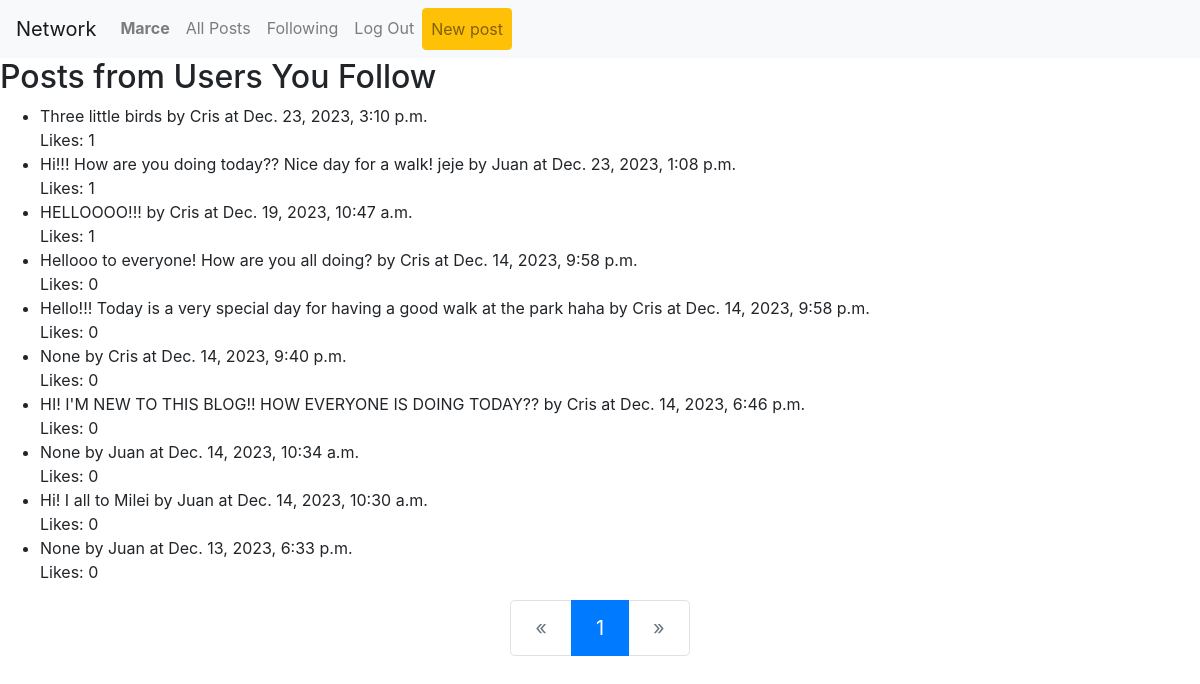
The app's page /following/ (signed in) with its own data.
### network/models.py (models this page shows, shortened)
class User(AbstractUser):
    pass
    def __str__(self):
        return f"{self.username}"

class Post(models.Model):
    post = models.CharField(max_length=280, null=True, blank=True)
    created_by = models.ForeignKey(User, on_delete=models.CASCADE)
    created_date = models.DateTimeField(auto_now_add=True)
    likes = models.ManyToManyField(User, blank=True, related_name="liked_user", verbose_name="Likes")

### network/views.py (the view)
# urls.py: path('following/', views.following_posts, name="following"),
@login_required
def following_posts(request):
    user_profile = UserProfile.objects.get(user=request.user)
    following_users = user_profile.following_users.all()
    posts = Post.objects.filter(created_by__in=following_users).order_by("-created_date")
    paginator = Paginator(posts, 10)
    if request.GET.get("page") != None:
        try:
            posts = paginator.page(request.GET.get("page"))
        except:
            posts = paginator.page(1)
    else:
        posts = paginator.page(1)
    return render(request, 'network/following.html', {'posts': posts})

### network/templates/network/following.html (shortened to what this page needs)
{% extends "network/layout.html" %}
{% block body %}
<h2>Posts from Users You Follow</h2>
{% if posts %}
  <ul>
    {% for post in posts %}
      <li>
        {{ post.post }} by {{ post.created_by }} at {{ post.created_date }}
        <br>
        Likes: {{ post.likes.count }}
      </li>
    {% endfor %}
  </ul>
{% else %}
  <p>No posts available.</p>
{% endif %}
<div class="d-flex justify-content-center my-3">
  <nav aria-label="Page navigation">
      <ul class="pagination pagination-lg">
          {% if posts.has_previous %}
          <li class="page-item">
              <a class="page-link" href="?page={{ posts.previous_page_number }}" aria-label="Previous">
                  <span aria-hidden="true">&laquo;</span>
                  <span class="sr-only">Previous</span>
              </a>
          </li>
          {% else %}
          <li class="page-item disabled">
              <a class="page-link" href="#" aria-label="Previous">
                  <span aria-hidden="true">&laquo;</span>
              </a>
          </li>
          {% endif %}
          {% for i in posts.paginator.page_range %}
          <li class="page-item {% if i == posts.number %}active{% endif %}">
              <a class="page-link" href="?page={{ i }}">{{ i }}</a>
          </li>
          {% endfor %}
          {% if posts.has_next %}
          <li class="page-item">
              <a class="page-link" href="?page={{ posts.next_page_number }}" aria-label="Next">
                  <span aria-hidden="true">&raquo;</span>
                  <span class="sr-only">Next</span>
              </a>
          </li>
          {% else %}
          <li class="page-item disabled">
              <a class="page-link" href="#" aria-label="Next">
                  <span aria-hidden="true">&raquo;</span>
              </a>
          </li>
          {% endif %}
      </ul>
  </nav>
</div>
{% endblock %}

### network/templates/network/layout.html (shortened to what this page needs)
{% load static %}
<!DOCTYPE html>
<html lang="en">
    <head>
        <link rel="stylesheet" href="https://stackpath.bootstrapcdn.com/bootstrap/4.4.1/css/bootstrap.min.css">
        <link href="{% static 'network/styles.css' %}" rel="stylesheet">
    </head>
    <body>
        <nav class="navbar navbar-expand-lg navbar-light bg-light">
            <a class="navbar-brand" href="#">Network</a>
            <div>
              <ul class="navbar-nav mr-auto">
                {% if user.is_authenticated %}
                    <li class="nav-item">
                        <a class="nav-link" href="{% url 'network:profile' request.user.username %}"><strong>{{ user.username }}</strong></a>
                    </li>
                {% endif %}
                <li class="nav-item">
                  <a class="nav-link" href="{% url 'network:allposts' %}">All Posts</a>
                </li>
                {% if user.is_authenticated %}
                    <li class="nav-item">
                        <a class="nav-link" href="{% url 'network:following' %}">Following</a>
                    </li>
                    <li class="nav-item">
                        <a class="nav-link" href="{% url 'network:logout' %}">Log Out</a>
                    </li>
                    <li class="nav-item">
                        <a class="nav-link btn btn-warning" href="{% url 'network:create' %}">New post</a>
                    </li>
                {% endif %}
              </ul>
            </div>
          </nav>
        <div class="body">
            {% block body %}
            {% endblock %}
        </div>
    </body>
</html>

### records on screen
User: username "Marce"
Post: post "Three little birds", created_by "Cris", created_date "Dec. 23, 2023, 3:10 p.m.", likes.count "1"
Post: post "Hi!!! How are you doing today?? Nice day for a walk! jeje", created_by "Juan", created_date "Dec. 23, 2023, 1:08 p.m.", likes.count "1"
Post: post "HELLOOOO!!!", created_by "Cris", created_date "Dec. 19, 2023, 10:47 a.m.", likes.count "1"
Post: post "Hellooo to everyone! How are you all doing?", created_by "Cris", created_date "Dec. 14, 2023, 9:58 p.m.", likes.count "0"
Post: post "Hello!!! Today is a very special day for having a good walk at the park haha", created_by "Cris", created_date "Dec. 14, 2023, 9:58 p.m.", likes.count "0"
Post: post "None", created_by "Cris", created_date "Dec. 14, 2023, 9:40 p.m.", likes.count "0"
Post: post "HI! I'M NEW TO THIS BLOG!! HOW EVERYONE IS DOING TODAY??", created_by "Cris", created_date "Dec. 14, 2023, 6:46 p.m.", likes.count "0"
Post: post "None", created_by "Juan", created_date "Dec. 14, 2023, 10:34 a.m.", likes.count "0"
Post: post "Hi! I all to Milei", created_by "Juan", created_date "Dec. 14, 2023, 10:30 a.m.", likes.count "0"
Post: post "None", created_by "Juan", created_date "Dec. 13, 2023, 6:33 p.m.", likes.count "0"

### other values on screen
{{ i }} "1"
